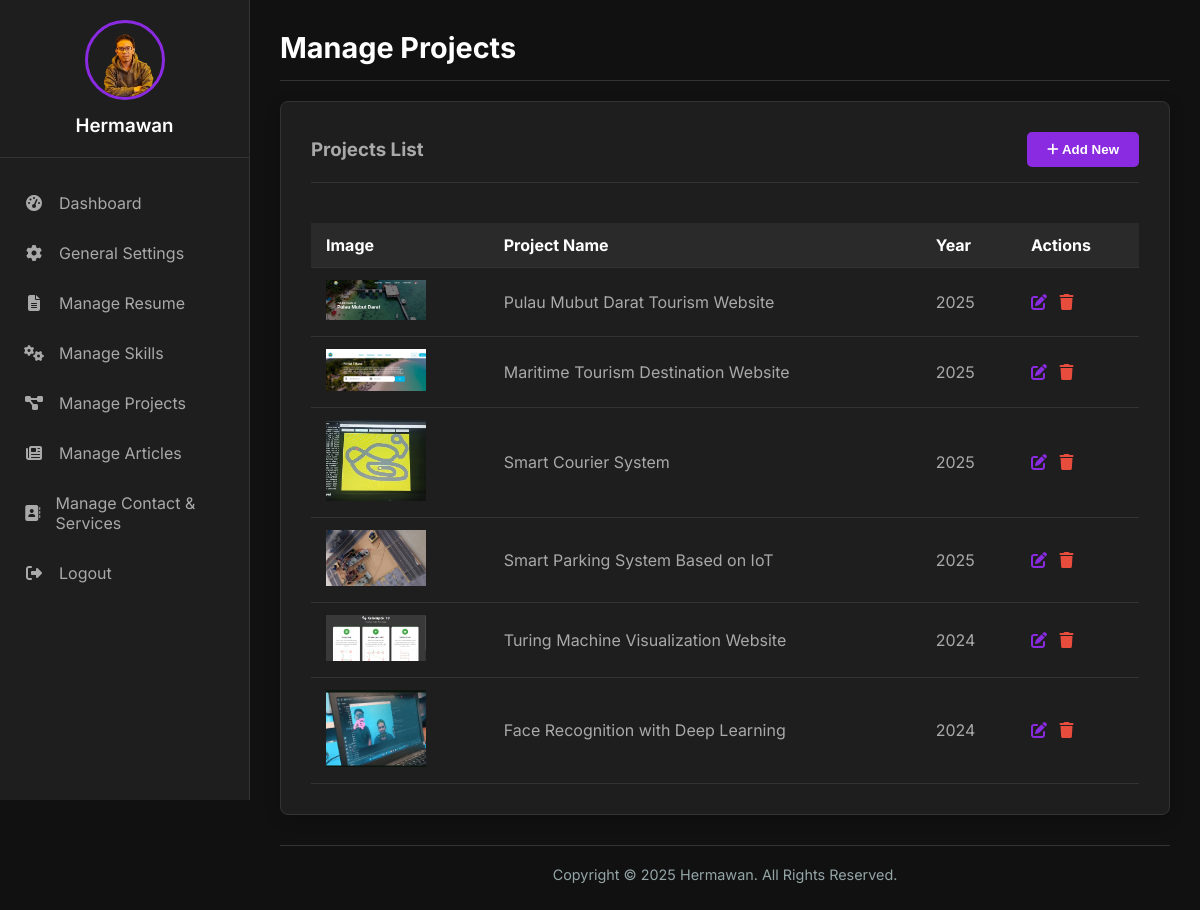
The page /admin/manage_projects.php (signed in) on the database its author committed.
### tables this page shows
CREATE TABLE `projects` (
  `id` int(11) NOT NULL,
  `project_name` varchar(255) NOT NULL,
  `year` int(4) NOT NULL,
  `description` text NOT NULL,
  `project_image` varchar(255) DEFAULT NULL
);

### admin/manage_projects.php (the view, shortened to what this page needs)
<?php
require_once 'includes/header_admin.php';
?>
<main>
    <div class="content-area-header"><h2>Manage Projects</h2></div>
    <div class="content-area" style="margin-top:20px;">
        <div class="content-area-header"><h3>Projects List</h3><button id="add-new-btn" class="btn btn-primary"><i class="fas fa-plus"></i> Add New</button></div>
        <div class="table-wrapper">
            <table class="content-table">
                <thead><tr><th>Image</th><th>Project Name</th><th>Year</th><th>Actions</th></tr></thead>
                <tbody>
                    <?php $result = mysqli_query($conn, "SELECT * FROM projects ORDER BY year DESC"); while ($row = mysqli_fetch_assoc($result)) { ?>
                    <tr>
                        <td><img src="../images/projects/<?php echo htmlspecialchars($row['project_image'] ?? 'default.jpg'); ?>" width="100" alt="Project Image"></td>
                        <td><?php echo htmlspecialchars($row['project_name']); ?></td>
                        <td><?php echo $row['year']; ?></td>
                        <td class="action-buttons">
                            <a href="manage_projects.php?edit=<?php echo $row['id']; ?>" class="edit-btn"><i class="fas fa-edit"></i></a>
                            <a href="manage_projects.php?delete=<?php echo $row['id']; ?>" class="delete-btn" onclick="return confirm('Are you sure you want to delete?');"><i class="fas fa-trash"></i></a>
                        </td>
                    </tr>
                    <?php } ?>
                </tbody>
            </table>
        </div>
    </div>
</main>
<?php
require_once 'includes/footer_admin.php';
?>

### admin/includes/header_admin.php (shortened to what this page needs)
<?php
require_once dirname(__DIR__, 2) . '/includes/db.php';
$settings_result = mysqli_query($conn, "SELECT * FROM settings");
$settings = [];
while ($row = mysqli_fetch_assoc($settings_result)) {
    $settings[$row['setting_name']] = $row['setting_value'];
}
?>
<!DOCTYPE html>
<html lang="en">
<head>
    <link rel="stylesheet" href="../css/admin_style.css">
    <link rel="stylesheet" href="https://cdnjs.cloudflare.com/ajax/libs/font-awesome/6.5.2/css/all.min.css">
</head>
<body>
    <div class="sidebar">
        <div class="sidebar-header">
            <img src="../images/<?php echo htmlspecialchars($settings['photo_profile'] ?? 'default.jpg'); ?>" alt="Admin Photo" class="admin-photo">
            <h3><?php echo htmlspecialchars($settings['full_name']); ?></h3>
        </div>
        <ul class="nav-menu">
            <li><a href="index.php"><i class="fas fa-tachometer-alt"></i> Dashboard</a></li>
            <li><a href="manage_settings.php"><i class="fas fa-cog"></i> General Settings</a></li>
            <li><a href="manage_resume.php"><i class="fas fa-file-alt"></i> Manage Resume</a></li>
            <li><a href="manage_skills.php"><i class="fas fa-cogs"></i> Manage Skills</a></li>
            <li><a href="manage_projects.php"><i class="fas fa-project-diagram"></i> Manage Projects</a></li>
            <li><a href="manage_articles.php"><i class="fas fa-newspaper"></i> Manage Articles</a></li>
            <li><a href="manage_contact.php"><i class="fas fa-address-book"></i>Manage Contact & Services</a></li>
            <li><a href="logout.php"><i class="fas fa-sign-out-alt"></i> Logout</a></li>
        </ul>
    </div>
    <div class="main-content">

### admin/includes/footer_admin.php (shortened to what this page needs)
<footer class="main-footer">
            <p>Copyright &copy; <?php echo date("Y"); ?> <?php echo htmlspecialchars($settings['full_name'] ?? 'Nama Anda'); ?>. All Rights Reserved.</p>
        </footer>
    </div>
</body>
</html>

### css/admin_style.css (style rules this page uses)
:root { --bg-dark: #111111; --bg-surface: #1e1e1e; --primary-purple: #8A2BE2; --primary-hover: #7b24cc; --text-heading: #FFFFFF; --text-body: #A9A9A9; --border-color: #333333; --card-bg: var(--bg-surface); --shadow: 0 4px 15px rgba(0, 0, 0, 0.2); --red-delete: #e74c3c; }
* { margin: 0; padding: 0; box-sizing: border-box; }
body { font-family: 'Inter', sans-serif; background-color: var(--bg-dark); color: var(--text-body); }
.sidebar { width: 250px; background-color: var(--bg-surface); color: var(--text-body); height: 100vh; position: fixed; left: 0; top: 0; display: flex; flex-direction: column; border-right: 1px solid var(--border-color); z-index: 100; }
.sidebar-header { padding: 20px; text-align: center; border-bottom: 1px solid var(--border-color); }
.admin-photo { width: 80px; height: 80px; border-radius: 50%; border: 3px solid var(--primary-purple); margin-bottom: 10px; object-fit: cover; }
.sidebar-header h3 { font-weight: 600; color: var(--text-heading); }
.nav-menu { list-style: none; flex-grow: 1; margin-top: 20px; }
.nav-menu li a { display: flex; align-items: center; gap: 15px; padding: 15px 20px; color: var(--text-body); text-decoration: none; transition: background-color 0.3s, border-left 0.3s, color 0.3s; border-left: 4px solid transparent; }
.nav-menu li a .fas { width: 20px; text-align: center; }
.main-content { margin-left: 250px; width: calc(100% - 250px); padding: 30px; }
main.content-area, .content-area { background: var(--card-bg); padding: 30px; border-radius: 8px; box-shadow: var(--shadow); border: 1px solid var(--border-color); }
.main-footer { text-align: center; margin-top: 30px; padding-top: 20px; border-top: 1px solid var(--border-color); color: #95a5a6; font-size: 0.9rem; }
.content-area-header { display: flex; justify-content: space-between; align-items: center; margin-bottom: 20px; padding-bottom: 15px; border-bottom: 1px solid var(--border-color); }
.content-area-header h2 { font-size: 1.8rem; color: var(--text-heading); }
.btn { padding: 10px 20px; border-radius: 5px; text-decoration: none; border: none; cursor: pointer; font-weight: 600; transition: background-color 0.3s; }
.btn-primary { background-color: var(--primary-purple); color: white; }
.content-table { width: 100%; border-collapse: collapse; margin-top: 20px; }
.content-table th, .content-table td { padding: 12px 15px; border-bottom: 1px solid var(--border-color); text-align: left; vertical-align: middle; }
.content-table thead { background-color: #2a2a2a; }
.content-table th { font-weight: 700; color: var(--text-heading); }
.action-buttons a { margin-right: 8px; text-decoration: none; }
.action-buttons .edit-btn { color: var(--primary-purple); }
.action-buttons .delete-btn { color: var(--red-delete); }
.table-wrapper { overflow-x: auto; width: 100%; }

### rows shown on the page
projects: project_image (picture), project_name "Pulau Mubut Darat Tourism Website", year "2025"
projects: project_image (picture), project_name "Maritime Tourism Destination Website", year "2025"
projects: project_image (picture), project_name "Smart Courier System", year "2025"
projects: project_image (picture), project_name "Smart Parking System Based on IoT", year "2025"
projects: project_image (picture), project_name "Turing Machine Visualization Website", year "2024"
projects: project_image (picture), project_name "Face Recognition with Deep Learning", year "2024"

### other values the page prints
$settings['full_name'] "Hermawan"
